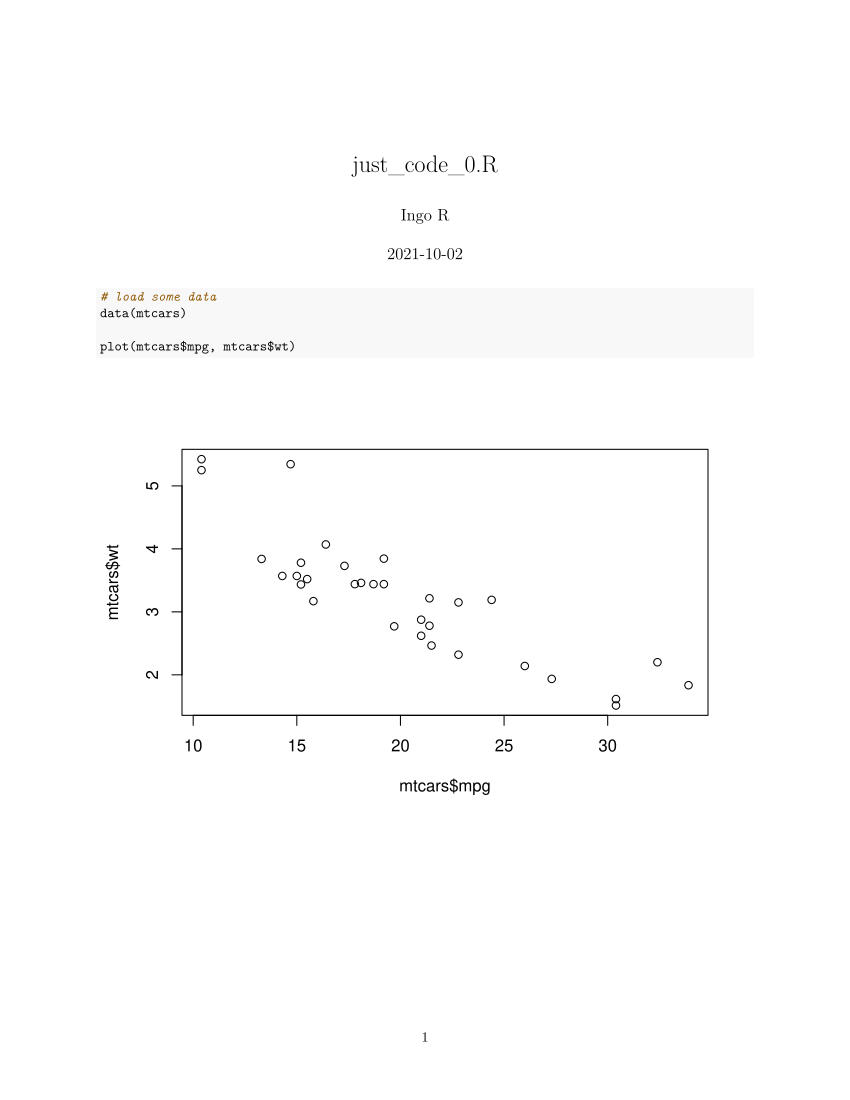

This chart was generated by the following R code:
# load some data
data(mtcars)

plot(mtcars$mpg, mtcars$wt)
